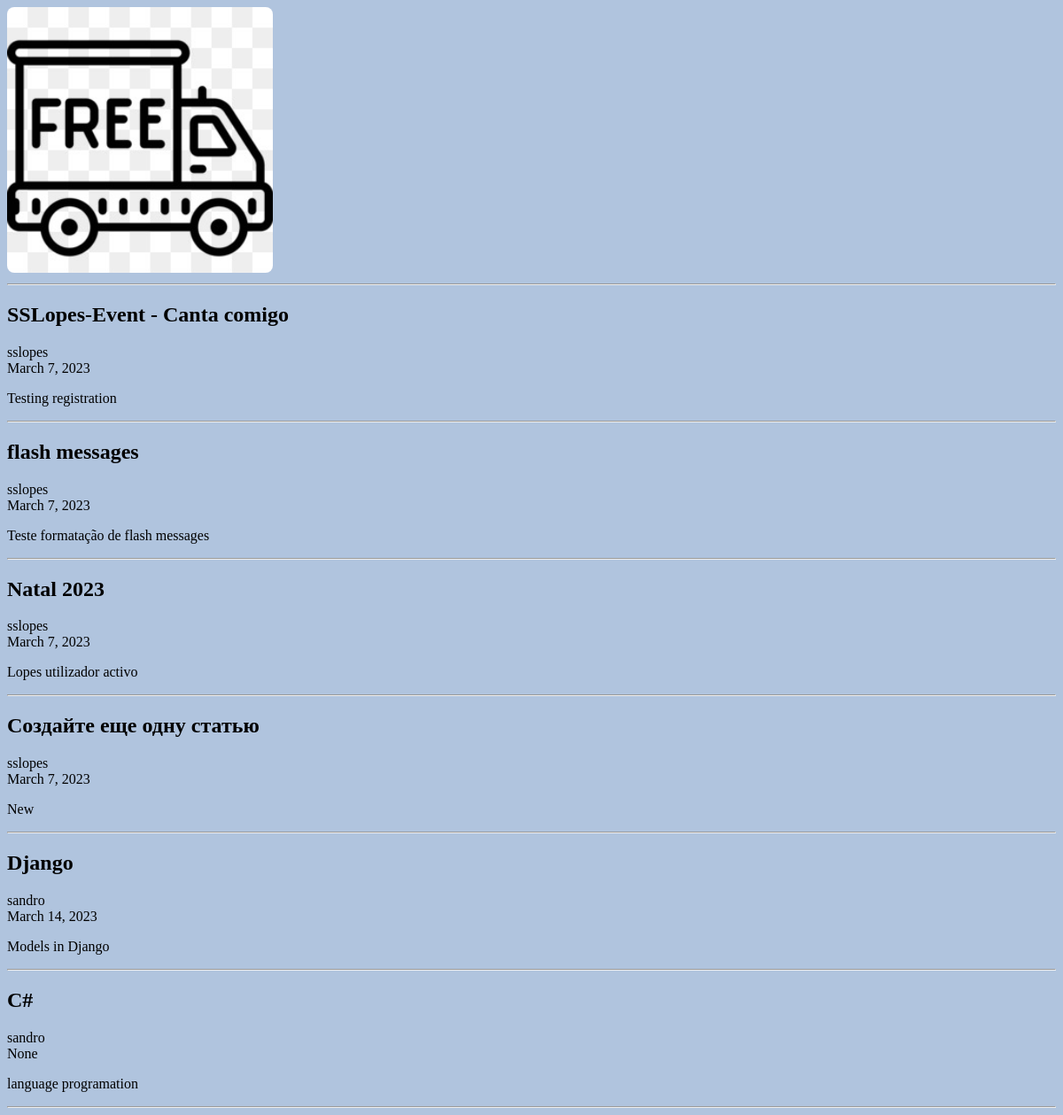
Page /blog on the committed database.
### articles/models.py (models this page shows, shortened)
class Article(models.Model):
    title = models.CharField(max_length=200)
    author = models.ForeignKey(User, on_delete=models.CASCADE)
    text = models.TextField()
    created_date = models.DateField(auto_now_add=True)
    def get_excerpt(self):
        return self.text[:140] + "..." if len(self.text) > 140 else self.text

### articles/views.py (the view)
# urls.py: path('blog', views.archive, name='archive'),
def archive(request):
    return render(request, 'archive.html', {"posts": Article.objects.all()})

### articles/templates/archive.html (shortened to what this page needs)
<!DOCTYPE html>
<html lang="en">
<head>
    <link rel="stylesheet" href="{{ STATIC_URL }}static/blog.css">
</head>
<body>
    <div class="header">
        {% load static %}
        <img src="{{ STATIC_URL }}/static/img/frete.jpg" />
        <hr>
    </div>
    <div class="archive">
        {% for post in posts %}
        <div class="one-post">
            <h2 class="post-title">{{ post.title }}</h2>
            <div class="article-info">
                <div class="article-author">{{ post.author.username }}</div>
                <div class="article-created-date">{{ post.created_date }}</div>
            </div>
            <p class="article-text">{{ post.get_excerpt }}</p>
            <hr>
        </div>
        {% endfor %}
    </div>
</body>
</html>

### articles/static/blog.css (style rules this page uses)
body { background-color: #B0C4DE; animation-name: example; animation-duration: 4s; }
img { border-radius: 8px; width:300px; height:300px; }

### rows in the picture
Article: title "SSLopes-Event - Canta comigo", author.username "sslopes", created_date "March 7, 2023", get_excerpt "Testing registration"
Article: title "flash messages", author.username "sslopes", created_date "March 7, 2023", get_excerpt "Teste formatação de flash messages"
Article: title "Natal 2023", author.username "sslopes", created_date "March 7, 2023", get_excerpt "Lopes utilizador activo"
Article: title "Создайте еще одну статью", author.username "sslopes", created_date "March 7, 2023", get_excerpt "New"
Article: title "Django", author.username "sandro", created_date "March 14, 2023", get_excerpt "Models in Django"
Article: title "C#", author.username "sandro", created_date "None", get_excerpt "language programation"
